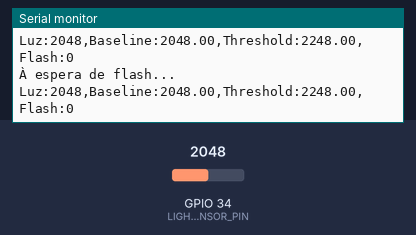
The sketch below on a simulated ESP32. Shown: the last lines printed to the serial monitor. The inputs (shaded band) are chosen by the test bench; at power-on: GPIO 34 (LIGHT_SENSOR_PIN) = 2048.

Above: at 2.2 s.
2.3 s: GPIO 34 (LIGHT_SENSOR_PIN) set to 2207
At 2.42 s:
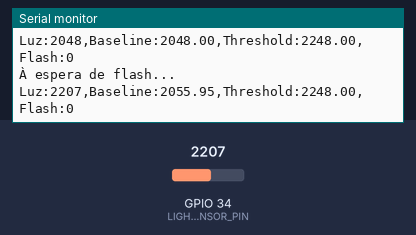
5.3 s: GPIO 34 (LIGHT_SENSOR_PIN) set to 2283
At 5.35 s:
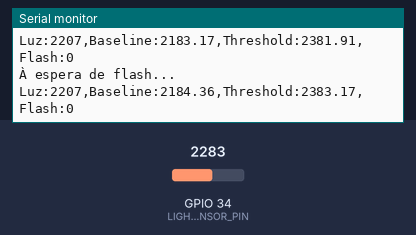
8.3 s: GPIO 34 (LIGHT_SENSOR_PIN) set to 2397
At 8.35 s:
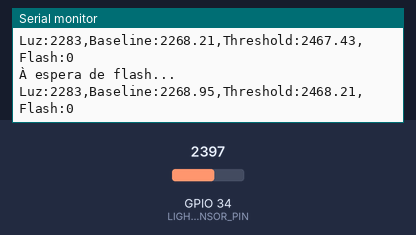
11.3 s: GPIO 34 (LIGHT_SENSOR_PIN) set to 2500
At 11.36 s:
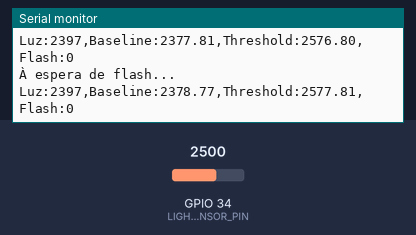
Timing chart, 0 to 14.3 s (numbered marks = the images above; inputs shaded):
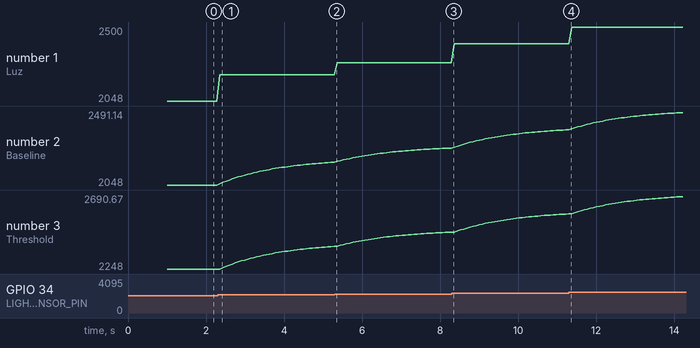

The sketch:

FOTO_RES.ino
```cpp
#define LIGHT_SENSOR_PIN  34

#define ALPHA           0.05f
#define FLASH_MARGIN    200
#define COOLDOWN_MS     2000
#define CALIB_SAMPLES   50

bool a_andar = false;
float baseline = 0;
unsigned long lastFlash = 0;

void calibrar() {
  Serial.println("A calibrar...");
  long soma = 0;
  for (int i = 0; i < CALIB_SAMPLES; i++) {
    soma += analogRead(LIGHT_SENSOR_PIN);
    delay(20);
  }
  baseline = soma / CALIB_SAMPLES;
  Serial.print("Baseline: ");
  Serial.println(baseline);
}

void setup() {
  Serial.begin(9600);
  analogSetAttenuation(ADC_11db);
  calibrar();
}

void loop() {
  int luz = analogRead(LIGHT_SENSOR_PIN);
  float threshold = baseline + FLASH_MARGIN;
  bool flash = false;
  unsigned long agora = millis();

  if (luz > threshold && (agora - lastFlash) > COOLDOWN_MS) {
    flash     = true;
    lastFlash = agora;
    a_andar   = true;
  }

  if (!flash) {
    baseline = ALPHA * luz + (1.0f - ALPHA) * baseline;
  }

  if (a_andar) {
    Serial.println("A ANDAR");
    // motoresOn();
  } else {
    Serial.println("À espera de flash...");
    // motoresOff();
  }

  Serial.print("Luz:");        Serial.print(luz);
  Serial.print(",Baseline:");  Serial.print(baseline);
  Serial.print(",Threshold:"); Serial.print(threshold);
  Serial.print(",Flash:");     Serial.println(flash ? 1000 : 0);

  delay(50);
}
```

Measured:
- after the input at 2.3 s, the serial monitor: prints a new line after 0.05 s (image 1)
- plotted number 1: 2048 → 2207 after the input at 2.3 s, 2207 → 2283 after the input at 5.3 s, 2283 → 2397 after the input at 8.3 s
- plotted number 2: 2048 → 2184.36 after the input at 2.3 s, 2184.36 → 2268.95 after the input at 5.3 s, 2268.95 → 2378.77 after the input at 8.3 s
- plotted number 3: 2248 → 2383.17 after the input at 2.3 s, 2383.17 → 2468.21 after the input at 5.3 s, 2468.21 → 2577.81 after the input at 8.3 s
